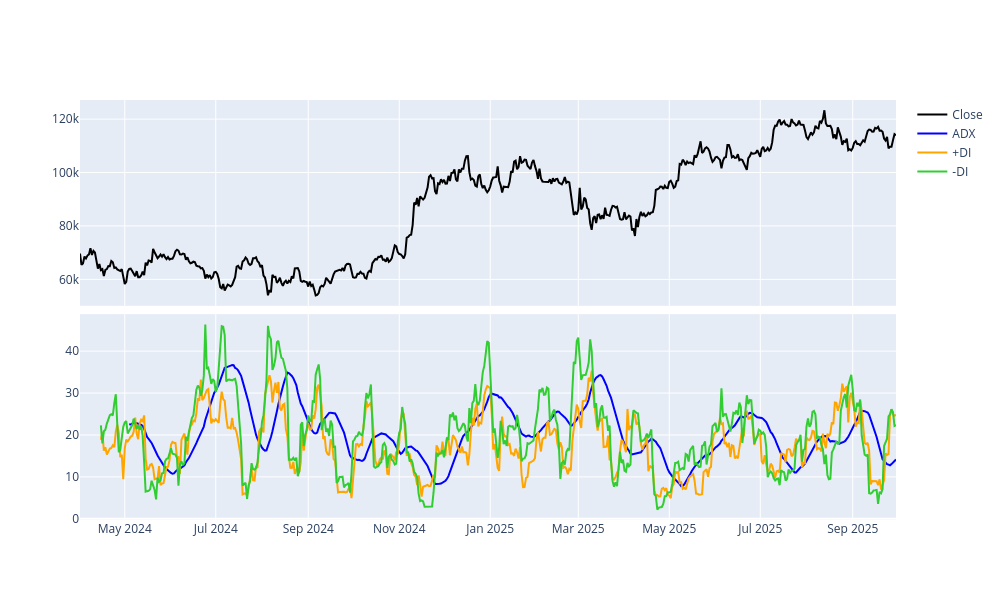

Notebook source saved alongside this figure:
### Code cell
fig1 = adx.plot(column='BTCUSD',
         close_kwargs=dict(line_color='black'),
         adx_kwargs=dict(line_color='blue'),
         plus_di_kwargs=dict(line_color='orange'),
         minus_di_kwargs=dict(line_color='limegreen')
        )
#fig1.write_html("fig1.html", include_plotlyjs="embed")
fig1.show()

### Figure 1 — Plotly figure (JSON) as saved in the notebook; plotly's stock layout.template omitted (floating-point values rounded to 4 significant figures; data arrays with more than 128 entries replaced by an {"elided": "..."} marker saying what was removed)
{"data": [{"line": {"color": "black"}, "name": "Close", "type": "scatter", "x": {"elided": "548 str values"}, "xaxis": "x", "y": {"elided": "548 float values"}, "yaxis": "y"}, {"line": {"color": "blue"}, "name": "ADX", "type": "scatter", "x": {"elided": "548 str values"}, "xaxis": "x2", "y": {"elided": "548 float values"}, "yaxis": "y2"}, {"line": {"color": "orange"}, "name": "+DI", "type": "scatter", "x": {"elided": "548 str values"}, "xaxis": "x2", "y": {"elided": "548 float values"}, "yaxis": "y2"}, {"line": {"color": "limegreen"}, "name": "-DI", "type": "scatter", "x": {"elided": "548 str values"}, "xaxis": "x2", "y": {"elided": "548 float values"}, "yaxis": "y2"}], "layout": {"height": 600, "width": 1000, "xaxis": {"anchor": "y", "domain": [0, 1], "matches": "x2", "showticklabels": false}, "xaxis2": {"anchor": "y2", "domain": [0, 1]}, "yaxis": {"anchor": "x", "domain": [0.51, 1]}, "yaxis2": {"anchor": "x2", "domain": [0, 0.49]}}}
